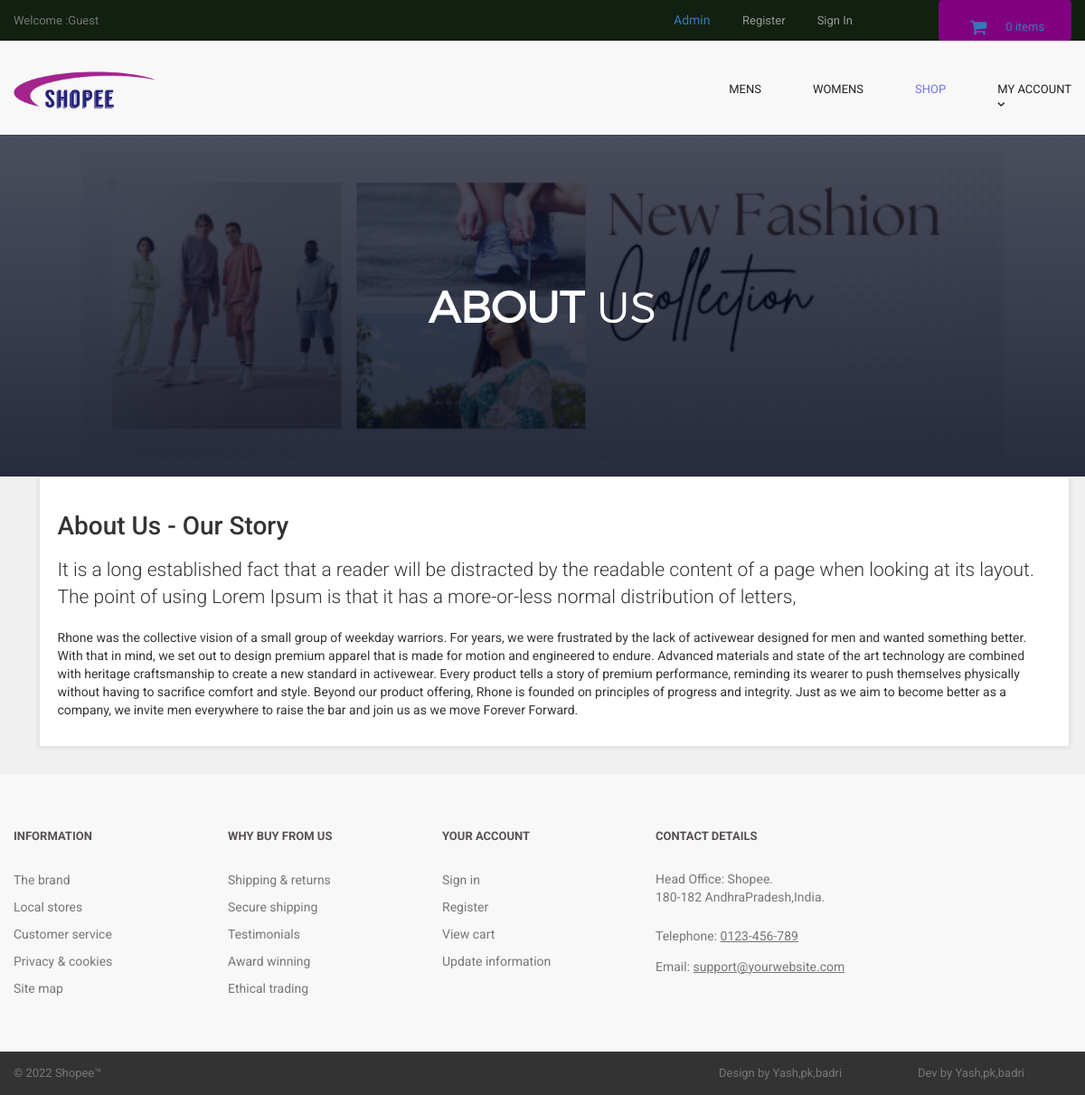
The page /about.php on the database as committed earlier.
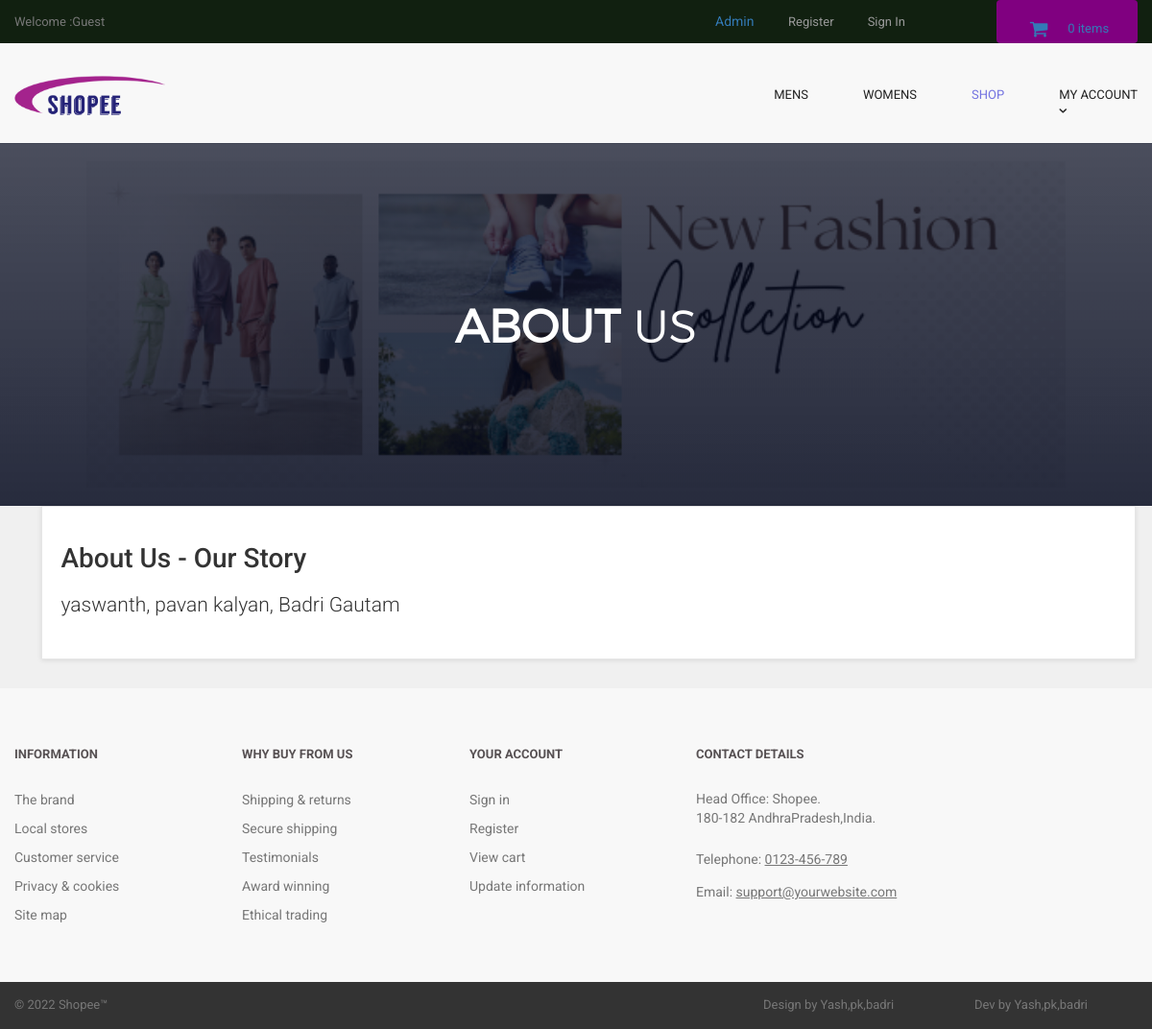
The same page on the database as committed later.
### tables this page shows
CREATE TABLE `about_us` (
  `about_id` int(10) NOT NULL,
  `about_heading` text NOT NULL,
  `about_short_desc` text NOT NULL,
  `about_desc` text NOT NULL
);

### about.php (the view, shortened to what this page needs)
<?php
include("includes/db.php");
include("includes/header.php");
include("includes/main.php");
?>
  <main>
    <div class="nero">
      <div class="nero__heading">
        <span class="nero__bold">About</span> us
      </div>
    </div>
  </main>
<div id="content" >
<div class="container" >
<div class="col-md-12" >
<div class="box" >
<?php
$get_about_us = "select * from about_us";
$run_about_us = mysqli_query($con,$get_about_us);
$row_about_us = mysqli_fetch_array($run_about_us);
$about_heading = $row_about_us['about_heading'];
$about_short_desc = $row_about_us['about_short_desc'];
$about_desc = $row_about_us['about_desc'];
?>
<h1> <?php echo $about_heading; ?> </h1>
<p class="lead"> <?php echo $about_short_desc; ?> </p>
<p> <?php echo $about_desc; ?> </p>
</div>
</div>
</div>
</div>
<?php
include("includes/footer.php");
?>
</body>
</html>

Rows that differ between the two databases and show on the page:
changed about_us "About Us - Our Story": about_short_desc "It is a long established fact that a reader will be distracted by the readable content of a page when looking at its layout. The point of using Lorem Ipsum is that it has a more-or-less normal distribution of letters," → "yaswanth, pavan kalyan, Badri Gautam"; about_desc "Rhone was the collective vision of a small group of weekday warriors. For years, we were frustrated by the lack of activewear designed for men and wanted something better. With that in mind, we set out to design premium apparel that is made for motion and engineered to endure. Advanced materials and state of the art technology are combined with heritage craftsmanship to create a new standard in activewear. Every product tells a story of premium performance, reminding its wearer to push themselves physically without having to sacrifice comfort and style. Beyond our product offering, Rhone is founded on principles of progress and integrity. Just as we aim to become better as a company, we…" → (not shown)
